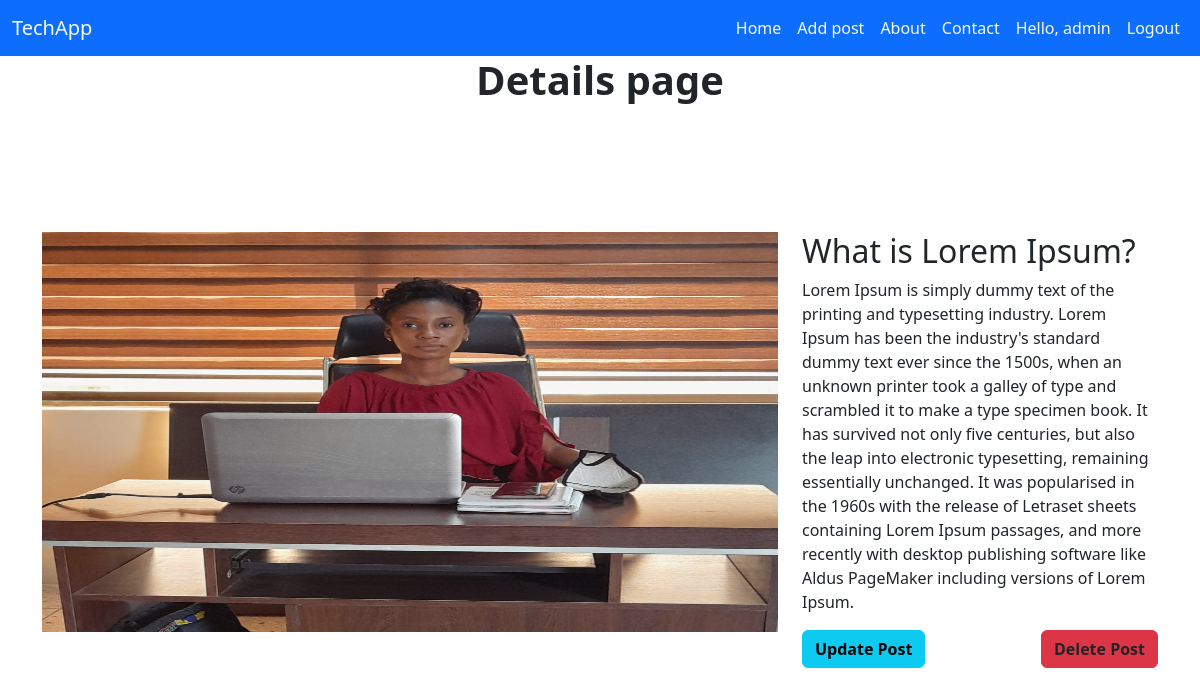
Page /detail/1/ (signed in) on the committed database.
### techapp/models.py (models this page shows)
class Post(models.Model):
    title = models.CharField(max_length=100,blank=False,null=False)
    description = models.TextField(blank=False,null=False)
    image = ImageField()
    def __str__(self) :
        return self.title

### techapp/views.py (the view)
# urls.py: path('detail/<int:pk>/',PostDetailView.as_view(),name='detail'),
class PostDetailView(LoginRequiredMixin,DetailView):
    template_name = 'detail.html'
    model = Post

### template/detail.html (shortened to what this page needs)
{% extends 'base.html' %}
{% block body %}
<h5 class="fs-1 fw-bold text-center">Details page</h5>
<div class="container " style="margin:8rem auto">
    <div class="row">
        <div class="col-8" >
            <img  class="img-fluid" src=" {{object.image.url}}" alt=" {{object}}" style="width:100%; height: 400px;">
        </div>
        <div class="col-4" style="height: 300px;">
            <h2>{{object.title}}</h2>
            <p>{{object.description}}</p>
            <div class="">
                <a class="btn btn-info float-start fw-semibold" href="{% url 'update' pk=post.pk %}">Update Post</a>
                <a class="btn btn-danger text-dark fw-semibold float-end " href="{% url 'delete' pk=post.pk %}">Delete Post</a>
            </div>
        </div>
    </div>
</div>
{% endblock body %}

### template/base.html (shortened to what this page needs)
<!DOCTYPE html>
<html lang="en">
<head>
    <link href="https://cdn.jsdelivr.net/npm/bootstrap@5.3.0-alpha2/dist/css/bootstrap.min.css" rel="stylesheet"
>
</head>
<body>
    <nav class="navbar navbar-expand-lg  bg-primary  navbar-light">
        <div class="container-fluid">
            <a class="navbar-brand text-light" href="{% url 'index' %}">TechApp</a>
            <div class="collapse navbar-collapse " id="navbarNavAltMarkup">
                <div class="navbar-nav ms-auto text-light">
                    <a class="nav-link text-light active" aria-current="page" href="{% url 'home' %}">Home</a>
                    <a class="nav-link text-light" href="{% url 'post' %}" >Add post</a>
                    <a class="nav-link text-light" href="{% url 'about' %}">About</a>
                    <a class="nav-link text-light" href="{% url 'contact' %}">Contact</a>
                    {% if  user.is_authenticated %}
                    <a  class="nav-link text-light" href="#"> Hello, {{request.user}}</a>
                    <a class="nav-link text-light" href="{% url 'logout' %}">Logout</a>
                    {% else %}
                    <a class="nav-link text-light" href="{% url 'register' %}">Register</a>
                    <a class="nav-link text-light" href="{% url 'login' %}">Login</a>
                    {% endif %}
                </div>
            </div>
        </div>
    </nav>
    {% block body %}
    {% endblock body %}
</body>
</html>

### rows in the picture
Post: image (picture), title "What is Lorem Ipsum?", description "Lorem Ipsum is simply dummy text of the printing and typesetting industry. Lorem Ipsum has been the industry's standard dummy text ever since the 1500s, when an unknown printer took a galley of type and scrambled it to make a type specimen book. It has survived not only five centuries, but also the leap into electronic typesetting, remaining essentially unchanged. It was popularised in the 1960s with the release of Letraset sheets containing Lorem Ipsum passages, and more recently with desktop publishing software like Aldus PageMaker including versions of Lorem Ipsum."

### other values in the picture
{{ request.user }} "admin"
